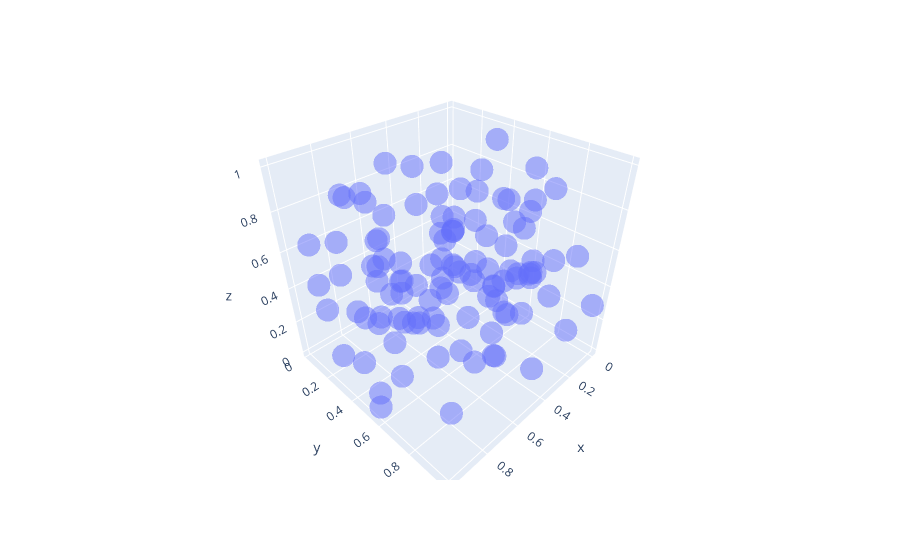

This figure's notebook cell:
### Code cell
import matplotlib.pyplot as plt
import plotly.express as px

def plot_beads(beads):
    x, y, z = [bead.x for bead in beads], [bead.y for bead in beads], [bead.z for bead in beads]
    if DIM3D == True:
        px.scatter_3d(x=x, y=y, z=z, opacity=0.5).show()
    else:
        plt.scatter(x, y)

plot_beads(beads.values())
